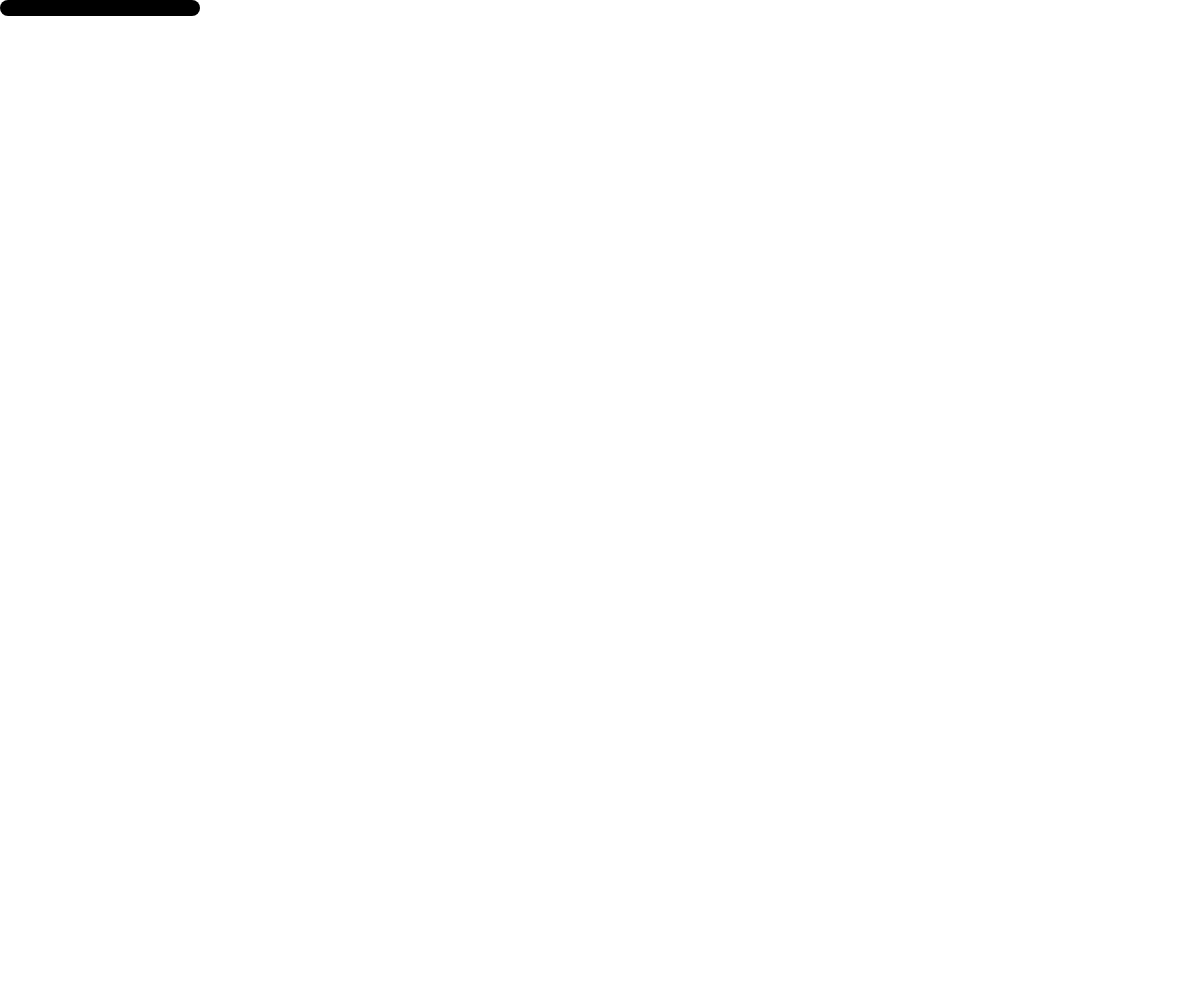
Frame 1 (no input)
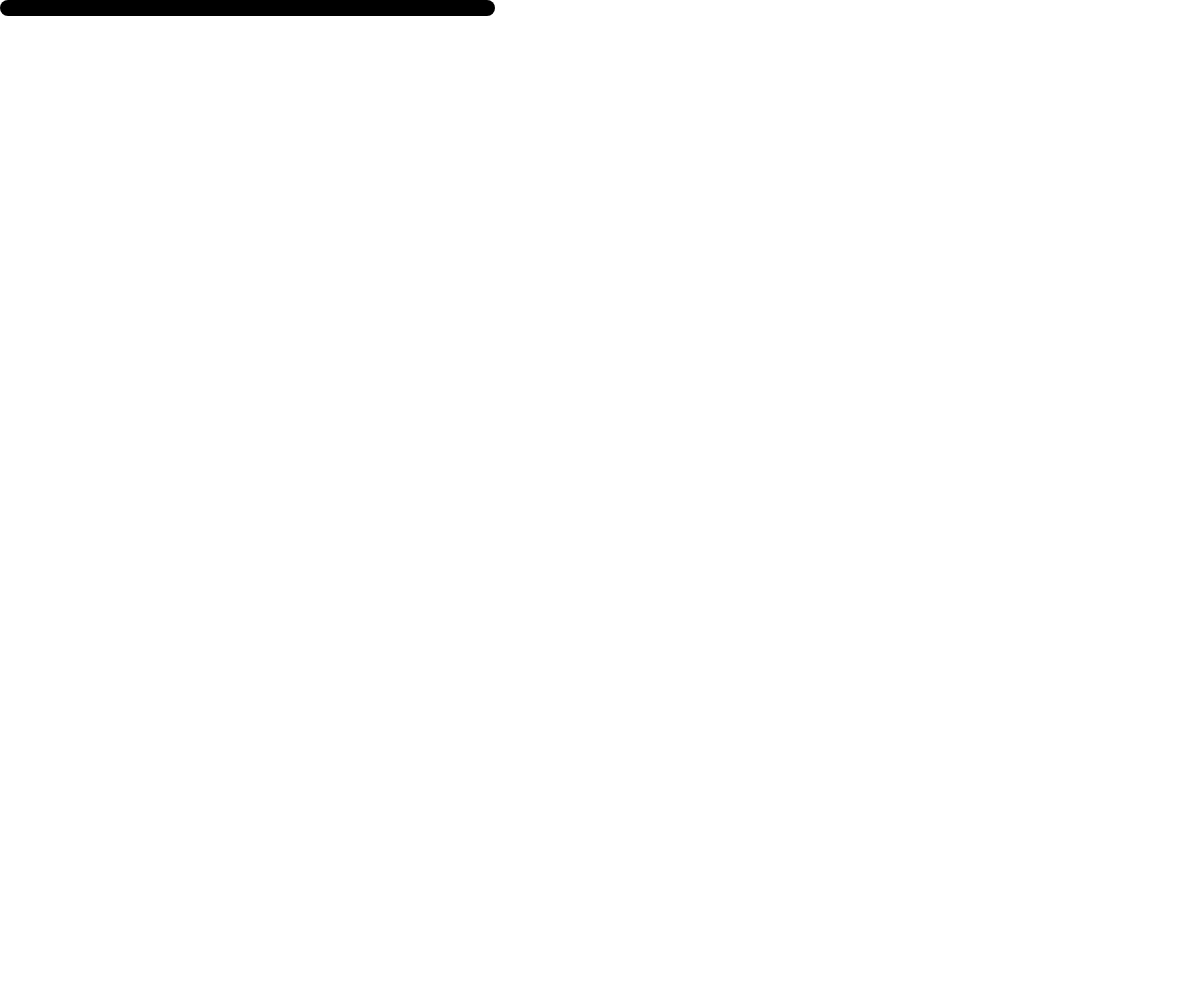
Frame 60 (no input)
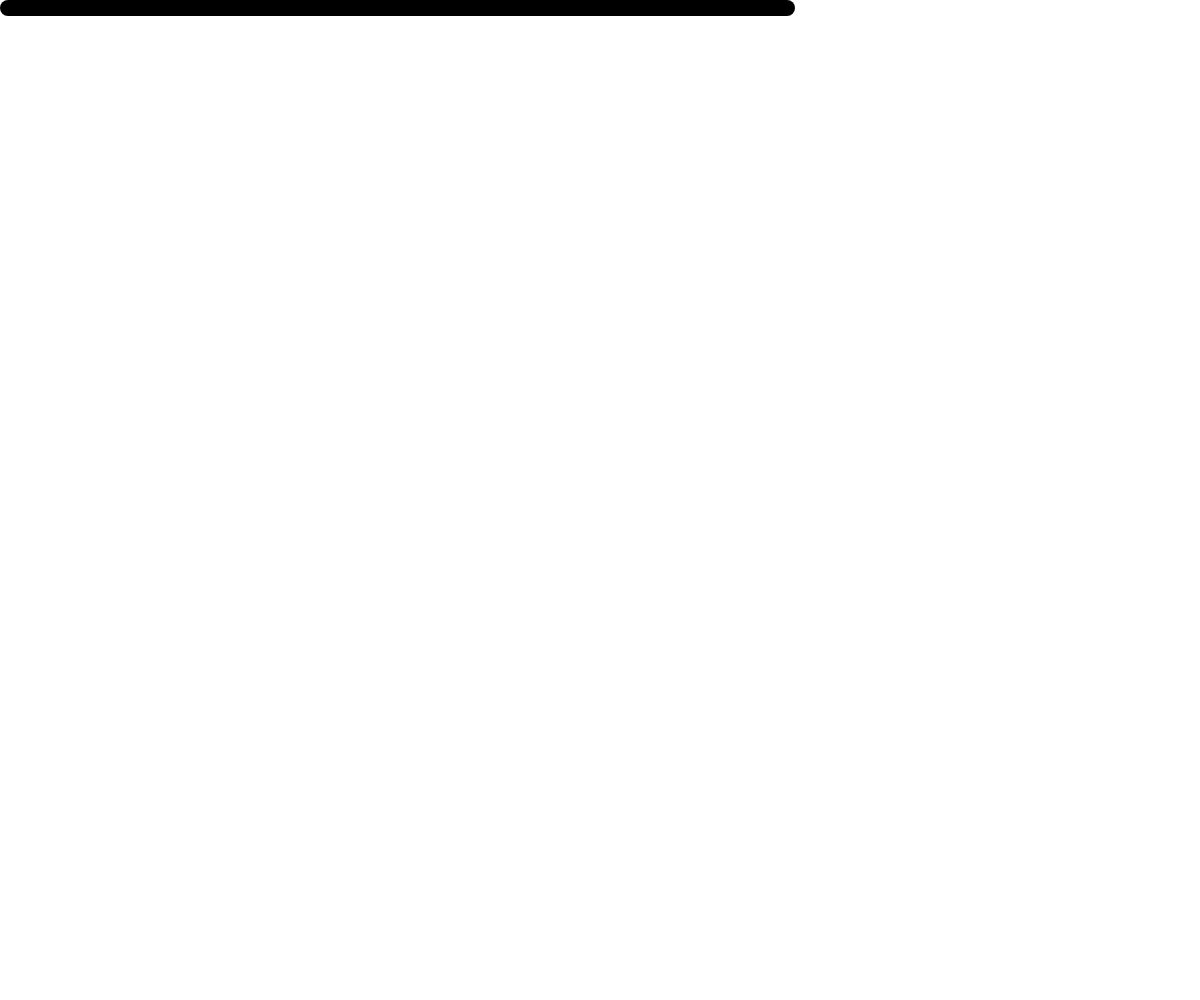
Frame 120 (the mouse pressed at the canvas centre since frame 60)

The p5.js sketch that drew these frames (run headless with seeded random() and noise() and a simulated clock; from frame 60 on, the mouse is pressed at the canvas centre):

// p5.js sketch
// ── sketch.js
// Project Title
// Your Name
// Date
//
// Extra for Experts:
// - describe what you did to take this project "above and beyond"

let lineX = 0;
let lineY = 0;

function setup() {
  background(240);
  createCanvas(windowWidth, windowHeight);
}

function draw() {
  fill(0);
  noStroke();
  rect(lineX,lineY, 200, 16, 16);
  lineX = lineX + 5;
}
